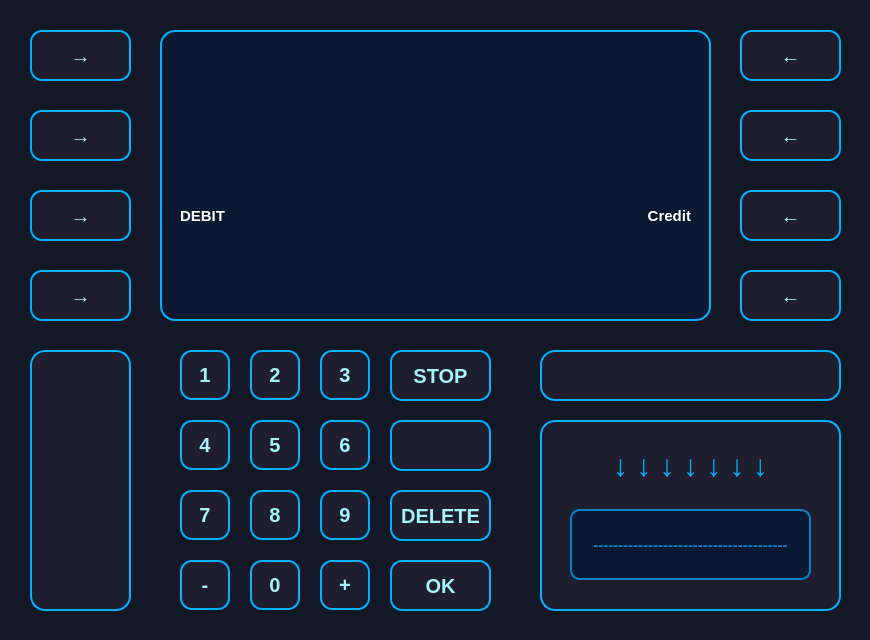
 <widget class="QDialog" name="CardMode">
  <property name="geometry">
   <rect>
    <x>0</x>
    <y>0</y>
    <width>870</width>
    <height>640</height>
   </rect>
  </property>
  <property name="windowTitle">
   <string>Dialog</string>
  </property>
  <property name="styleSheet">
   <string notr="true">QDialog, QWidget {
    background-color: #121826;
}</string>
  </property>
  <widget class="QPushButton" name="btnDebit">
   <property name="geometry">
    <rect>
     <x>30</x>
     <y>190</y>
     <width>101</width>
     <height>51</height>
    </rect>
   </property>
   <property name="styleSheet">
    <string notr="true">QPushButton {
    background-color: #1E1E2E;
    color: #A5F3FC;
    font-size: 20px;
    font-weight: bold;
    border: 2px solid #00B2FF;
    border-radius: 12px;
    padding: 10px;
    box-shadow: 0px 4px 10px rgba(0, 178, 255, 0.3);
    transition: all 0.2s ease-in-out;
}

QPushButton:hover {
    background-color: #00B2FF;
    color: #1E1E2E;
    border: 2px solid #A5F3FC;
    box-shadow: 0px 4px 15px rgba(165, 243, 252, 0.6);
    transform: scale(1.05);
}

QPushButton:pressed {
    background-color: #0084C9;
    color: #FFFFFF;
    box-shadow: inset 0px 4px 8px rgba(0, 0, 0, 0.5);
    transform: scale(0.95);
}
</string>
   </property>
   <property name="text">
    <string>→</string>
   </property>
   <property name="autoDefault">
    <bool>false</bool>
   </property>
  </widget>
  <widget class="QPushButton" name="btnCredit">
   <property name="geometry">
    <rect>
     <x>740</x>
     <y>190</y>
     <width>101</width>
     <height>51</height>
    </rect>
   </property>
   <property name="styleSheet">
    <string notr="true">QPushButton {
    background-color: #1E1E2E;
    color: #A5F3FC;
    font-size: 20px;
    font-weight: bold;
    border: 2px solid #00B2FF;
    border-radius: 12px;
    padding: 10px;
    box-shadow: 0px 4px 10px rgba(0, 178, 255, 0.3);
    transition: all 0.2s ease-in-out;
}

QPushButton:hover {
    background-color: #00B2FF;
    color: #1E1E2E;
    border: 2px solid #A5F3FC;
    box-shadow: 0px 4px 15px rgba(165, 243, 252, 0.6);
    transform: scale(1.05);
}

QPushButton:pressed {
    background-color: #0084C9;
    color: #FFFFFF;
    box-shadow: inset 0px 4px 8px rgba(0, 0, 0, 0.5);
    transform: scale(0.95);
}
</string>
   </property>
   <property name="text">
    <string>←</string>
   </property>
   <property name="autoDefault">
    <bool>false</bool>
   </property>
  </widget>
  <widget class="QPushButton" name="btn_7">
   <property name="geometry">
    <rect>
     <x>180</x>
     <y>490</y>
     <width>50</width>
     <height>50</height>
    </rect>
   </property>
   <property name="font">
    <font>
     <pointsize>-1</pointsize>
     <bold>true</bold>
     <kerning>true</kerning>
    </font>
   </property>
   <property name="styleSheet">
    <string notr="true">QPushButton {
    background-color: #1E1E2E;
    color: #A5F3FC;
    font-size: 20px;
    font-weight: bold;
    border: 2px solid #00B2FF;
    border-radius: 12px;
    padding: 10px;
    box-shadow: 0px 4px 10px rgba(0, 178, 255, 0.3);
    transition: all 0.2s ease-in-out;
}

QPushButton:hover {
    background-color: #00B2FF;
    color: #1E1E2E;
    border: 2px solid #A5F3FC;
    box-shadow: 0px 4px 15px rgba(165, 243, 252, 0.6);
    transform: scale(1.05);
}

QPushButton:pressed {
    background-color: #0084C9;
    color: #FFFFFF;
    box-shadow: inset 0px 4px 8px rgba(0, 0, 0, 0.5);
    transform: scale(0.95);
}
</string>
   </property>
   <property name="text">
    <string>7</string>
   </property>
  </widget>
  <widget class="QPushButton" name="btn_11">
   <property name="geometry">
    <rect>
     <x>180</x>
     <y>560</y>
     <width>50</width>
     <height>50</height>
    </rect>
   </property>
   <property name="font">
    <font>
     <pointsize>-1</pointsize>
     <bold>true</bold>
     <kerning>true</kerning>
    </font>
   </property>
   <property name="styleSheet">
    <string notr="true">QPushButton {
    background-color: #1E1E2E;
    color: #A5F3FC;
    font-size: 20px;
    font-weight: bold;
    border: 2px solid #00B2FF;
    border-radius: 12px;
    padding: 10px;
    box-shadow: 0px 4px 10px rgba(0, 178, 255, 0.3);
    transition: all 0.2s ease-in-out;
}

QPushButton:hover {
    background-color: #00B2FF;
    color: #1E1E2E;
    border: 2px solid #A5F3FC;
    box-shadow: 0px 4px 15px rgba(165, 243, 252, 0.6);
    transform: scale(1.05);
}

QPushButton:pressed {
    background-color: #0084C9;
    color: #FFFFFF;
    box-shadow: inset 0px 4px 8px rgba(0, 0, 0, 0.5);
    transform: scale(0.95);
}
</string>
   </property>
   <property name="text">
    <string>-</string>
   </property>
  </widget>
  <widget class="QPushButton" name="btn_5">
   <property name="geometry">
    <rect>
     <x>250</x>
     <y>420</y>
     <width>50</width>
     <height>50</height>
    </rect>
   </property>
   <property name="font">
    <font>
     <pointsize>-1</pointsize>
     <bold>true</bold>
     <kerning>true</kerning>
    </font>
   </property>
   <property name="styleSheet">
    <string notr="true">QPushButton {
    background-color: #1E1E2E;
    color: #A5F3FC;
    font-size: 20px;
    font-weight: bold;
    border: 2px solid #00B2FF;
    border-radius: 12px;
    padding: 10px;
    box-shadow: 0px 4px 10px rgba(0, 178, 255, 0.3);
    transition: all 0.2s ease-in-out;
}

QPushButton:hover {
    background-color: #00B2FF;
    color: #1E1E2E;
    border: 2px solid #A5F3FC;
    box-shadow: 0px 4px 15px rgba(165, 243, 252, 0.6);
    transform: scale(1.05);
}

QPushButton:pressed {
    background-color: #0084C9;
    color: #FFFFFF;
    box-shadow: inset 0px 4px 8px rgba(0, 0, 0, 0.5);
    transform: scale(0.95);
}
</string>
   </property>
   <property name="text">
    <string>5</string>
   </property>
  </widget>
  <widget class="QPushButton" name="btn_9">
   <property name="geometry">
    <rect>
     <x>320</x>
     <y>490</y>
     <width>50</width>
     <height>50</height>
    </rect>
   </property>
   <property name="font">
    <font>
     <pointsize>-1</pointsize>
     <bold>true</bold>
     <kerning>true</kerning>
    </font>
   </property>
   <property name="styleSheet">
    <string notr="true">QPushButton {
    background-color: #1E1E2E;
    color: #A5F3FC;
    font-size: 20px;
    font-weight: bold;
    border: 2px solid #00B2FF;
    border-radius: 12px;
    padding: 10px;
    box-shadow: 0px 4px 10px rgba(0, 178, 255, 0.3);
    transition: all 0.2s ease-in-out;
}

QPushButton:hover {
    background-color: #00B2FF;
    color: #1E1E2E;
    border: 2px solid #A5F3FC;
    box-shadow: 0px 4px 15px rgba(165, 243, 252, 0.6);
    transform: scale(1.05);
}

QPushButton:pressed {
    background-color: #0084C9;
    color: #FFFFFF;
    box-shadow: inset 0px 4px 8px rgba(0, 0, 0, 0.5);
    transform: scale(0.95);
}
</string>
   </property>
   <property name="text">
    <string>9</string>
   </property>
  </widget>
  <widget class="QPushButton" name="btn_0">
   <property name="geometry">
    <rect>
     <x>250</x>
     <y>560</y>
     <width>50</width>
     <height>50</height>
    </rect>
   </property>
   <property name="font">
    <font>
     <pointsize>-1</pointsize>
     <bold>true</bold>
     <kerning>true</kerning>
    </font>
   </property>
   <property name="styleSheet">
    <string notr="true">QPushButton {
    background-color: #1E1E2E;
    color: #A5F3FC;
    font-size: 20px;
    font-weight: bold;
    border: 2px solid #00B2FF;
    border-radius: 12px;
    padding: 10px;
    box-shadow: 0px 4px 10px rgba(0, 178, 255, 0.3);
    transition: all 0.2s ease-in-out;
}

QPushButton:hover {
    background-color: #00B2FF;
    color: #1E1E2E;
    border: 2px solid #A5F3FC;
    box-shadow: 0px 4px 15px rgba(165, 243, 252, 0.6);
    transform: scale(1.05);
}

QPushButton:pressed {
    background-color: #0084C9;
    color: #FFFFFF;
    box-shadow: inset 0px 4px 8px rgba(0, 0, 0, 0.5);
    transform: scale(0.95);
}
</string>
   </property>
   <property name="text">
    <string>0</string>
   </property>
  </widget>
  <widget class="QPushButton" name="btn_14">
   <property name="geometry">
    <rect>
     <x>390</x>
     <y>490</y>
     <width>101</width>
     <height>51</height>
    </rect>
   </property>
   <property name="font">
    <font>
     <pointsize>-1</pointsize>
     <bold>true</bold>
     <kerning>true</kerning>
    </font>
   </property>
   <property name="styleSheet">
    <string notr="true">QPushButton {
    background-color: #1E1E2E;
    color: #A5F3FC;
    font-size: 20px;
    font-weight: bold;
    border: 2px solid #00B2FF;
    border-radius: 12px;
    padding: 10px;
    box-shadow: 0px 4px 10px rgba(0, 178, 255, 0.3);
    transition: all 0.2s ease-in-out;
}

QPushButton:hover {
    background-color: #00B2FF;
    color: #1E1E2E;
    border: 2px solid #A5F3FC;
    box-shadow: 0px 4px 15px rgba(165, 243, 252, 0.6);
    transform: scale(1.05);
}

QPushButton:pressed {
    background-color: #0084C9;
    color: #FFFFFF;
    box-shadow: inset 0px 4px 8px rgba(0, 0, 0, 0.5);
    transform: scale(0.95);
}
</string>
   </property>
   <property name="text">
    <string>DELETE</string>
   </property>
  </widget>
  <widget class="QLabel" name="txtDebit">
   <property name="geometry">
    <rect>
     <x>180</x>
     <y>190</y>
     <width>111</width>
     <height>51</height>
    </rect>
   </property>
   <property name="styleSheet">
    <string notr="true">font-size: 15px;
color: white;
font-weight: bold;
background-color: transparent;
text-transform: uppercase;</string>
   </property>
   <property name="text">
    <string>DEBIT</string>
   </property>
  </widget>
  <widget class="QPushButton" name="btnOK">
   <property name="geometry">
    <rect>
     <x>390</x>
     <y>560</y>
     <width>101</width>
     <height>51</height>
    </rect>
   </property>
   <property name="layoutDirection">
    <enum>Qt::LayoutDirection::LeftToRight</enum>
   </property>
   <property name="styleSheet">
    <string notr="true">QPushButton {
    background-color: #1E1E2E;
    color: #A5F3FC;
    font-size: 20px;
    font-weight: bold;
    border: 2px solid #00B2FF;
    border-radius: 12px;
    padding: 10px;
    box-shadow: 0px 4px 10px rgba(0, 178, 255, 0.3);
    transition: all 0.2s ease-in-out;
}

QPushButton:hover {
    background-color: #00B2FF;
    color: #1E1E2E;
    border: 2px solid #A5F3FC;
    box-shadow: 0px 4px 15px rgba(165, 243, 252, 0.6);
    transform: scale(1.05);
}

QPushButton:pressed {
    background-color: #0084C9;
    color: #FFFFFF;
    box-shadow: inset 0px 4px 8px rgba(0, 0, 0, 0.5);
    transform: scale(0.95);
}
</string>
   </property>
   <property name="text">
    <string>OK</string>
   </property>
  </widget>
  <widget class="QPushButton" name="btn_3">
   <property name="geometry">
    <rect>
     <x>320</x>
     <y>350</y>
     <width>50</width>
     <height>50</height>
    </rect>
   </property>
   <property name="font">
    <font>
     <pointsize>-1</pointsize>
     <bold>true</bold>
     <kerning>true</kerning>
    </font>
   </property>
   <property name="styleSheet">
    <string notr="true">QPushButton {
    background-color: #1E1E2E;
    color: #A5F3FC;
    font-size: 20px;
    font-weight: bold;
    border: 2px solid #00B2FF;
    border-radius: 12px;
    padding: 10px;
    box-shadow: 0px 4px 10px rgba(0, 178, 255, 0.3);
    transition: all 0.2s ease-in-out;
}

QPushButton:hover {
    background-color: #00B2FF;
    color: #1E1E2E;
    border: 2px solid #A5F3FC;
    box-shadow: 0px 4px 15px rgba(165, 243, 252, 0.6);
    transform: scale(1.05);
}

QPushButton:pressed {
    background-color: #0084C9;
    color: #FFFFFF;
    box-shadow: inset 0px 4px 8px rgba(0, 0, 0, 0.5);
    transform: scale(0.95);
}
</string>
   </property>
   <property name="text">
    <string>3</string>
   </property>
  </widget>
  <widget class="QPushButton" name="btn_2">
   <property name="geometry">
    <rect>
     <x>250</x>
     <y>350</y>
     <width>50</width>
     <height>50</height>
    </rect>
   </property>
   <property name="font">
    <font>
     <pointsize>-1</pointsize>
     <bold>true</bold>
     <kerning>true</kerning>
    </font>
   </property>
   <property name="styleSheet">
    <string notr="true">QPushButton {
    background-color: #1E1E2E;
    color: #A5F3FC;
    font-size: 20px;
    font-weight: bold;
    border: 2px solid #00B2FF;
    border-radius: 12px;
    padding: 10px;
    box-shadow: 0px 4px 10px rgba(0, 178, 255, 0.3);
    transition: all 0.2s ease-in-out;
}

QPushButton:hover {
    background-color: #00B2FF;
    color: #1E1E2E;
    border: 2px solid #A5F3FC;
    box-shadow: 0px 4px 15px rgba(165, 243, 252, 0.6);
    transform: scale(1.05);
}

QPushButton:pressed {
    background-color: #0084C9;
    color: #FFFFFF;
    box-shadow: inset 0px 4px 8px rgba(0, 0, 0, 0.5);
    transform: scale(0.95);
}
</string>
   </property>
   <property name="text">
    <string>2</string>
   </property>
  </widget>
  <widget class="QPushButton" name="btnBack">
   <property name="geometry">
    <rect>
     <x>390</x>
     <y>350</y>
     <width>101</width>
     <height>51</height>
    </rect>
   </property>
   <property name="styleSheet">
    <string notr="true">QPushButton {
    background-color: #1E1E2E;
    color: #A5F3FC;
    font-size: 20px;
    font-weight: bold;
    border: 2px solid #00B2FF;
    border-radius: 12px;
    padding: 10px;
    box-shadow: 0px 4px 10px rgba(0, 178, 255, 0.3);
    transition: all 0.2s ease-in-out;
}

QPushButton:hover {
    background-color: #00B2FF;
    color: #1E1E2E;
    border: 2px solid #A5F3FC;
    box-shadow: 0px 4px 15px rgba(165, 243, 252, 0.6);
    transform: scale(1.05);
}

QPushButton:pressed {
    background-color: #0084C9;
    color: #FFFFFF;
    box-shadow: inset 0px 4px 8px rgba(0, 0, 0, 0.5);
    transform: scale(0.95);
}
</string>
   </property>
   <property name="text">
    <string>STOP</string>
   </property>
  </widget>
  <widget class="QLabel" name="cardSlot">
   <property name="geometry">
    <rect>
     <x>540</x>
     <y>420</y>
     <width>301</width>
     <height>191</height>
    </rect>
   </property>
   <property name="styleSheet">
    <string notr="true">QLabel#cardSlot {
    background-color: #1E1E2E;
    border: 2px solid #00B2FF;
    border-radius: 15px;
    min-width: 160px;
    min-height: 60px;
    text-align: center;
    color: #A5F3FC;
    font-size: 16px;
    font-weight: bold;
    box-shadow: inset 0px 5px 10px rgba(0, 0, 0, 0.6);
}
</string>
   </property>
   <property name="text">
    <string/>
   </property>
  </widget>
  <widget class="QPushButton" name="btn_15">
   <property name="geometry">
    <rect>
     <x>390</x>
     <y>420</y>
     <width>101</width>
     <height>51</height>
    </rect>
   </property>
   <property name="font">
    <font>
     <pointsize>-1</pointsize>
     <bold>true</bold>
     <kerning>true</kerning>
    </font>
   </property>
   <property name="styleSheet">
    <string notr="true">QPushButton {
    background-color: #1E1E2E;
    color: #A5F3FC;
    font-size: 20px;
    font-weight: bold;
    border: 2px solid #00B2FF;
    border-radius: 12px;
    padding: 10px;
    box-shadow: 0px 4px 10px rgba(0, 178, 255, 0.3);
    transition: all 0.2s ease-in-out;
}

QPushButton:hover {
    background-color: #00B2FF;
    color: #1E1E2E;
    border: 2px solid #A5F3FC;
    box-shadow: 0px 4px 15px rgba(165, 243, 252, 0.6);
    transform: scale(1.05);
}

QPushButton:pressed {
    background-color: #0084C9;
    color: #FFFFFF;
    box-shadow: inset 0px 4px 8px rgba(0, 0, 0, 0.5);
    transform: scale(0.95);
}
</string>
   </property>
   <property name="text">
    <string/>
   </property>
  </widget>
  <widget class="QLabel" name="txtINFO">
   <property name="geometry">
    <rect>
     <x>260</x>
     <y>190</y>
     <width>351</width>
     <height>50</height>
    </rect>
   </property>
   <property name="styleSheet">
    <string notr="true">font-size: 15px;
color: white;
font-weight: bold;
background-color: transparent;
text-transform: uppercase;</string>
   </property>
   <property name="text">
    <string/>
   </property>
   <property name="alignment">
    <set>Qt::AlignmentFlag::AlignCenter</set>
   </property>
  </widget>
  <widget class="QLabel" name="cardSlot_2">
   <property name="geometry">
    <rect>
     <x>540</x>
     <y>350</y>
     <width>301</width>
     <height>51</height>
    </rect>
   </property>
   <property name="styleSheet">
    <string notr="true">QLabel#cardSlot_2 {
    background-color: #1E1E2E;
    border: 2px solid #00B2FF;
    border-radius: 15px;
    text-align: center;
    color: #A5F3FC;
    font-size: 16px;
    font-weight: bold;
    box-shadow: inset 0px 5px 10px rgba(0, 0, 0, 0.6);
}
</string>
   </property>
   <property name="text">
    <string/>
   </property>
  </widget>
  <widget class="QLabel" name="cardSlot_3">
   <property name="geometry">
    <rect>
     <x>30</x>
     <y>350</y>
     <width>101</width>
     <height>261</height>
    </rect>
   </property>
   <property name="styleSheet">
    <string notr="true">QLabel#cardSlot_3 {
    background-color: #1E1E2E;
    border: 2px solid #00B2FF;
    border-radius: 15px;
    text-align: center;
    color: #A5F3FC;
    font-size: 16px;
    font-weight: bold;
    box-shadow: inset 0px 5px 10px rgba(0, 0, 0, 0.6);
}
</string>
   </property>
   <property name="text">
    <string/>
   </property>
  </widget>
  <widget class="QPushButton" name="btn_6">
   <property name="geometry">
    <rect>
     <x>320</x>
     <y>420</y>
     <width>50</width>
     <height>50</height>
    </rect>
   </property>
   <property name="font">
    <font>
     <pointsize>-1</pointsize>
     <bold>true</bold>
     <kerning>true</kerning>
    </font>
   </property>
   <property name="styleSheet">
    <string notr="true">QPushButton {
    background-color: #1E1E2E;
    color: #A5F3FC;
    font-size: 20px;
    font-weight: bold;
    border: 2px solid #00B2FF;
    border-radius: 12px;
    padding: 10px;
    box-shadow: 0px 4px 10px rgba(0, 178, 255, 0.3);
    transition: all 0.2s ease-in-out;
}

QPushButton:hover {
    background-color: #00B2FF;
    color: #1E1E2E;
    border: 2px solid #A5F3FC;
    box-shadow: 0px 4px 15px rgba(165, 243, 252, 0.6);
    transform: scale(1.05);
}

QPushButton:pressed {
    background-color: #0084C9;
    color: #FFFFFF;
    box-shadow: inset 0px 4px 8px rgba(0, 0, 0, 0.5);
    transform: scale(0.95);
}
</string>
   </property>
   <property name="text">
    <string>6</string>
   </property>
  </widget>
  <widget class="QPushButton" name="btn_1">
   <property name="geometry">
    <rect>
     <x>180</x>
     <y>350</y>
     <width>50</width>
     <height>50</height>
    </rect>
   </property>
   <property name="font">
    <font>
     <pointsize>-1</pointsize>
     <bold>true</bold>
     <kerning>true</kerning>
    </font>
   </property>
   <property name="styleSheet">
    <string notr="true">QPushButton {
    background-color: #1E1E2E;
    color: #A5F3FC;
    font-size: 20px;
    font-weight: bold;
    border: 2px solid #00B2FF;
    border-radius: 12px;
    padding: 10px;
    box-shadow: 0px 4px 10px rgba(0, 178, 255, 0.3);
    transition: all 0.2s ease-in-out;
}

QPushButton:hover {
    background-color: #00B2FF;
    color: #1E1E2E;
    border: 2px solid #A5F3FC;
    box-shadow: 0px 4px 15px rgba(165, 243, 252, 0.6);
    transform: scale(1.05);
}

QPushButton:pressed {
    background-color: #0084C9;
    color: #FFFFFF;
    box-shadow: inset 0px 4px 8px rgba(0, 0, 0, 0.5);
    transform: scale(0.95);
}
</string>
   </property>
   <property name="text">
    <string>1</string>
   </property>
  </widget>
  <widget class="QListWidget" name="listWidget">
   <property name="geometry">
    <rect>
     <x>160</x>
     <y>30</y>
     <width>551</width>
     <height>291</height>
    </rect>
   </property>
   <property name="styleSheet">
    <string notr="true">QListWidget {
    background-color: #0A1931;
    border: 2px solid #00B2FF;
    border-radius: 15px;
    padding: 10px;
    color: #A5F3FC;
    font-size: 18px;
    font-weight: bold;
}
</string>
   </property>
  </widget>
  <widget class="QPushButton" name="btn_10">
   <property name="geometry">
    <rect>
     <x>320</x>
     <y>560</y>
     <width>50</width>
     <height>50</height>
    </rect>
   </property>
   <property name="font">
    <font>
     <pointsize>-1</pointsize>
     <bold>true</bold>
     <kerning>true</kerning>
    </font>
   </property>
   <property name="styleSheet">
    <string notr="true">QPushButton {
    background-color: #1E1E2E;
    color: #A5F3FC;
    font-size: 20px;
    font-weight: bold;
    border: 2px solid #00B2FF;
    border-radius: 12px;
    padding: 10px;
    box-shadow: 0px 4px 10px rgba(0, 178, 255, 0.3);
    transition: all 0.2s ease-in-out;
}

QPushButton:hover {
    background-color: #00B2FF;
    color: #1E1E2E;
    border: 2px solid #A5F3FC;
    box-shadow: 0px 4px 15px rgba(165, 243, 252, 0.6);
    transform: scale(1.05);
}

QPushButton:pressed {
    background-color: #0084C9;
    color: #FFFFFF;
    box-shadow: inset 0px 4px 8px rgba(0, 0, 0, 0.5);
    transform: scale(0.95);
}
</string>
   </property>
   <property name="text">
    <string>+</string>
   </property>
  </widget>
  <widget class="QLabel" name="cardSlotBorder">
   <property name="geometry">
    <rect>
     <x>570</x>
     <y>509</y>
     <width>241</width>
     <height>71</height>
    </rect>
   </property>
   <property name="styleSheet">
    <string notr="true">QLabel#cardSlotBorder {
	font-size: 15px;
	color: #0084C9;
	font-weight: bold;
    background-color: #0A1931;
    border: 2px solid #0084C9;
    border-radius: 10px;
    min-width: 140px;
    min-height: 20px;
}

</string>
   </property>
   <property name="text">
    <string>---------------------------------------</string>
   </property>
   <property name="alignment">
    <set>Qt::AlignmentFlag::AlignCenter</set>
   </property>
  </widget>
  <widget class="QLabel" name="cardArrow">
   <property name="geometry">
    <rect>
     <x>570</x>
     <y>430</y>
     <width>241</width>
     <height>71</height>
    </rect>
   </property>
   <property name="styleSheet">
    <string notr="true">QLabel#cardArrow {
    font-size: 30px;
    color: #00B2FF;
    font-weight: bold;
    text-align: center;
    min-width: 30px;
    min-height: 30px;
	background-color: transparent;
}
</string>
   </property>
   <property name="text">
    <string>↓ ↓ ↓ ↓ ↓ ↓ ↓</string>
   </property>
   <property name="alignment">
    <set>Qt::AlignmentFlag::AlignCenter</set>
   </property>
  </widget>
  <widget class="QPushButton" name="btn_4">
   <property name="geometry">
    <rect>
     <x>180</x>
     <y>420</y>
     <width>50</width>
     <height>50</height>
    </rect>
   </property>
   <property name="font">
    <font>
     <pointsize>-1</pointsize>
     <bold>true</bold>
     <kerning>true</kerning>
    </font>
   </property>
   <property name="styleSheet">
    <string notr="true">QPushButton {
    background-color: #1E1E2E;
    color: #A5F3FC;
    font-size: 20px;
    font-weight: bold;
    border: 2px solid #00B2FF;
    border-radius: 12px;
    padding: 10px;
    box-shadow: 0px 4px 10px rgba(0, 178, 255, 0.3);
    transition: all 0.2s ease-in-out;
}

QPushButton:hover {
    background-color: #00B2FF;
    color: #1E1E2E;
    border: 2px solid #A5F3FC;
    box-shadow: 0px 4px 15px rgba(165, 243, 252, 0.6);
    transform: scale(1.05);
}

QPushButton:pressed {
    background-color: #0084C9;
    color: #FFFFFF;
    box-shadow: inset 0px 4px 8px rgba(0, 0, 0, 0.5);
    transform: scale(0.95);
}
</string>
   </property>
   <property name="text">
    <string>4</string>
   </property>
  </widget>
  <widget class="QPushButton" name="btn_8">
   <property name="geometry">
    <rect>
     <x>250</x>
     <y>490</y>
     <width>50</width>
     <height>50</height>
    </rect>
   </property>
   <property name="font">
    <font>
     <pointsize>-1</pointsize>
     <bold>true</bold>
     <kerning>true</kerning>
    </font>
   </property>
   <property name="styleSheet">
    <string notr="true">QPushButton {
    background-color: #1E1E2E;
    color: #A5F3FC;
    font-size: 20px;
    font-weight: bold;
    border: 2px solid #00B2FF;
    border-radius: 12px;
    padding: 10px;
    box-shadow: 0px 4px 10px rgba(0, 178, 255, 0.3);
    transition: all 0.2s ease-in-out;
}

QPushButton:hover {
    background-color: #00B2FF;
    color: #1E1E2E;
    border: 2px solid #A5F3FC;
    box-shadow: 0px 4px 15px rgba(165, 243, 252, 0.6);
    transform: scale(1.05);
}

QPushButton:pressed {
    background-color: #0084C9;
    color: #FFFFFF;
    box-shadow: inset 0px 4px 8px rgba(0, 0, 0, 0.5);
    transform: scale(0.95);
}
</string>
   </property>
   <property name="text">
    <string>8</string>
   </property>
  </widget>
  <widget class="QPushButton" name="btnBack_2">
   <property name="geometry">
    <rect>
     <x>740</x>
     <y>270</y>
     <width>101</width>
     <height>51</height>
    </rect>
   </property>
   <property name="styleSheet">
    <string notr="true">QPushButton {
    background-color: #1E1E2E;
    color: #A5F3FC;
    font-size: 20px;
    font-weight: bold;
    border: 2px solid #00B2FF;
    border-radius: 12px;
    padding: 10px;
    box-shadow: 0px 4px 10px rgba(0, 178, 255, 0.3);
    transition: all 0.2s ease-in-out;
}

QPushButton:hover {
    background-color: #00B2FF;
    color: #1E1E2E;
    border: 2px solid #A5F3FC;
    box-shadow: 0px 4px 15px rgba(165, 243, 252, 0.6);
    transform: scale(1.05);
}

QPushButton:pressed {
    background-color: #0084C9;
    color: #FFFFFF;
    box-shadow: inset 0px 4px 8px rgba(0, 0, 0, 0.5);
    transform: scale(0.95);
}
</string>
   </property>
   <property name="text">
    <string>←</string>
   </property>
  </widget>
  <widget class="QPushButton" name="btnEmpty_2">
   <property name="geometry">
    <rect>
     <x>740</x>
     <y>110</y>
     <width>101</width>
     <height>51</height>
    </rect>
   </property>
   <property name="layoutDirection">
    <enum>Qt::LayoutDirection::LeftToRight</enum>
   </property>
   <property name="autoFillBackground">
    <bool>false</bool>
   </property>
   <property name="styleSheet">
    <string notr="true">QPushButton {
    background-color: #1E1E2E;
    color: #A5F3FC;
    font-size: 20px;
    font-weight: bold;
    border: 2px solid #00B2FF;
    border-radius: 12px;
    padding: 10px;
    box-shadow: 0px 4px 10px rgba(0, 178, 255, 0.3);
    transition: all 0.2s ease-in-out;
}

QPushButton:hover {
    background-color: #00B2FF;
    color: #1E1E2E;
    border: 2px solid #A5F3FC;
    box-shadow: 0px 4px 15px rgba(165, 243, 252, 0.6);
    transform: scale(1.05);
}

QPushButton:pressed {
    background-color: #0084C9;
    color: #FFFFFF;
    box-shadow: inset 0px 4px 8px rgba(0, 0, 0, 0.5);
    transform: scale(0.95);
}
</string>
   </property>
   <property name="text">
    <string>←</string>
   </property>
  </widget>
  <widget class="QPushButton" name="btnEmpty_3">
   <property name="geometry">
    <rect>
     <x>740</x>
     <y>30</y>
     <width>101</width>
     <height>51</height>
    </rect>
   </property>
   <property name="layoutDirection">
    <enum>Qt::LayoutDirection::LeftToRight</enum>
   </property>
   <property name="autoFillBackground">
    <bool>false</bool>
   </property>
   <property name="styleSheet">
    <string notr="true">QPushButton {
    background-color: #1E1E2E;
    color: #A5F3FC;
    font-size: 20px;
    font-weight: bold;
    border: 2px solid #00B2FF;
    border-radius: 12px;
    padding: 10px;
    box-shadow: 0px 4px 10px rgba(0, 178, 255, 0.3);
    transition: all 0.2s ease-in-out;
}

QPushButton:hover {
    background-color: #00B2FF;
    color: #1E1E2E;
    border: 2px solid #A5F3FC;
    box-shadow: 0px 4px 15px rgba(165, 243, 252, 0.6);
    transform: scale(1.05);
}

QPushButton:pressed {
    background-color: #0084C9;
    color: #FFFFFF;
    box-shadow: inset 0px 4px 8px rgba(0, 0, 0, 0.5);
    transform: scale(0.95);
}
</string>
   </property>
   <property name="text">
    <string>←</string>
   </property>
  </widget>
  <widget class="QPushButton" name="btnEmpty_4">
   <property name="geometry">
    <rect>
     <x>30</x>
     <y>270</y>
     <width>101</width>
     <height>51</height>
    </rect>
   </property>
   <property name="layoutDirection">
    <enum>Qt::LayoutDirection::LeftToRight</enum>
   </property>
   <property name="autoFillBackground">
    <bool>false</bool>
   </property>
   <property name="styleSheet">
    <string notr="true">QPushButton {
    background-color: #1E1E2E;
    color: #A5F3FC;
    font-size: 20px;
    font-weight: bold;
    border: 2px solid #00B2FF;
    border-radius: 12px;
    padding: 10px;
    box-shadow: 0px 4px 10px rgba(0, 178, 255, 0.3);
    transition: all 0.2s ease-in-out;
}

QPushButton:hover {
    background-color: #00B2FF;
    color: #1E1E2E;
    border: 2px solid #A5F3FC;
    box-shadow: 0px 4px 15px rgba(165, 243, 252, 0.6);
    transform: scale(1.05);
}

QPushButton:pressed {
    background-color: #0084C9;
    color: #FFFFFF;
    box-shadow: inset 0px 4px 8px rgba(0, 0, 0, 0.5);
    transform: scale(0.95);
}
</string>
   </property>
   <property name="text">
    <string>→</string>
   </property>
  </widget>
  <widget class="QPushButton" name="btnEmpty_6">
   <property name="geometry">
    <rect>
     <x>30</x>
     <y>110</y>
     <width>101</width>
     <height>51</height>
    </rect>
   </property>
   <property name="layoutDirection">
    <enum>Qt::LayoutDirection::LeftToRight</enum>
   </property>
   <property name="autoFillBackground">
    <bool>false</bool>
   </property>
   <property name="styleSheet">
    <string notr="true">QPushButton {
    background-color: #1E1E2E;
    color: #A5F3FC;
    font-size: 20px;
    font-weight: bold;
    border: 2px solid #00B2FF;
    border-radius: 12px;
    padding: 10px;
    box-shadow: 0px 4px 10px rgba(0, 178, 255, 0.3);
    transition: all 0.2s ease-in-out;
}

QPushButton:hover {
    background-color: #00B2FF;
    color: #1E1E2E;
    border: 2px solid #A5F3FC;
    box-shadow: 0px 4px 15px rgba(165, 243, 252, 0.6);
    transform: scale(1.05);
}

QPushButton:pressed {
    background-color: #0084C9;
    color: #FFFFFF;
    box-shadow: inset 0px 4px 8px rgba(0, 0, 0, 0.5);
    transform: scale(0.95);
}
</string>
   </property>
   <property name="text">
    <string>→</string>
   </property>
  </widget>
  <widget class="QPushButton" name="btnEmpty_7">
   <property name="geometry">
    <rect>
     <x>30</x>
     <y>30</y>
     <width>101</width>
     <height>51</height>
    </rect>
   </property>
   <property name="layoutDirection">
    <enum>Qt::LayoutDirection::LeftToRight</enum>
   </property>
   <property name="autoFillBackground">
    <bool>false</bool>
   </property>
   <property name="styleSheet">
    <string notr="true">QPushButton {
    background-color: #1E1E2E;
    color: #A5F3FC;
    font-size: 20px;
    font-weight: bold;
    border: 2px solid #00B2FF;
    border-radius: 12px;
    padding: 10px;
    box-shadow: 0px 4px 10px rgba(0, 178, 255, 0.3);
    transition: all 0.2s ease-in-out;
}

QPushButton:hover {
    background-color: #00B2FF;
    color: #1E1E2E;
    border: 2px solid #A5F3FC;
    box-shadow: 0px 4px 15px rgba(165, 243, 252, 0.6);
    transform: scale(1.05);
}

QPushButton:pressed {
    background-color: #0084C9;
    color: #FFFFFF;
    box-shadow: inset 0px 4px 8px rgba(0, 0, 0, 0.5);
    transform: scale(0.95);
}
</string>
   </property>
   <property name="text">
    <string>→</string>
   </property>
  </widget>
  <widget class="QLabel" name="txtCredit">
   <property name="geometry">
    <rect>
     <x>580</x>
     <y>190</y>
     <width>111</width>
     <height>51</height>
    </rect>
   </property>
   <property name="styleSheet">
    <string notr="true">font-size: 15px;
color: white;
font-weight: bold;
background-color: transparent;
text-transform: uppercase;</string>
   </property>
   <property name="text">
    <string>Credit</string>
   </property>
   <property name="alignment">
    <set>Qt::AlignmentFlag::AlignRight|Qt::AlignmentFlag::AlignTrailing|Qt::AlignmentFlag::AlignVCenter</set>
   </property>
  </widget>
  <zorder>listWidget</zorder>
  <zorder>btnDebit</zorder>
  <zorder>btnCredit</zorder>
  <zorder>btn_7</zorder>
  <zorder>btn_11</zorder>
  <zorder>btn_5</zorder>
  <zorder>btn_9</zorder>
  <zorder>btn_0</zorder>
  <zorder>btn_14</zorder>
  <zorder>txtDebit</zorder>
  <zorder>btnOK</zorder>
  <zorder>btn_3</zorder>
  <zorder>btn_2</zorder>
  <zorder>btnBack</zorder>
  <zorder>cardSlot</zorder>
  <zorder>btn_15</zorder>
  <zorder>txtINFO</zorder>
  <zorder>cardSlot_2</zorder>
  <zorder>cardSlot_3</zorder>
  <zorder>btn_6</zorder>
  <zorder>btn_1</zorder>
  <zorder>btn_10</zorder>
  <zorder>cardSlotBorder</zorder>
  <zorder>cardArrow</zorder>
  <zorder>btn_4</zorder>
  <zorder>btn_8</zorder>
  <zorder>btnBack_2</zorder>
  <zorder>btnEmpty_2</zorder>
  <zorder>btnEmpty_3</zorder>
  <zorder>btnEmpty_4</zorder>
  <zorder>btnEmpty_6</zorder>
  <zorder>btnEmpty_7</zorder>
  <zorder>txtCredit</zorder>
 </widget>
